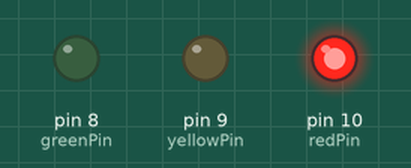
This sketch was run on a simulated Arduino Uno, built with avr-gcc and run on an emulated ATmega328P. On the bench: output pins drawn as LEDs (lit = HIGH).

Above: at 0.5 s.
At 2.0 s:
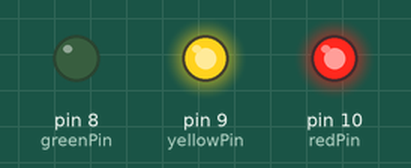
At 3.5 s:
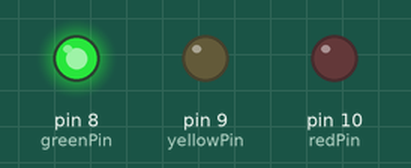
At 5.0 s:
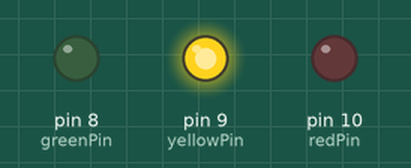
Timing chart, 0 to 7.8 s (numbered marks = the images above):
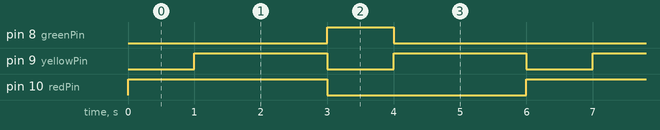

Measured:
- by itself, pin 8 (greenPin): alternates HIGH for 1.0 s and LOW for 5.0 s
- by itself, pin 9 (yellowPin): alternates HIGH for 2.0 s and LOW for 1.0 s
- by itself, pin 10 (redPin): alternates HIGH for 3.0 s and LOW for 3.0 s

The sketch:

projeto3-semaforo.ino
```cpp
// Projeto 3 - Semáforo

int ledDelay = 1000; // espera entre as alterações
int redPin = 10;
int yellowPin = 9;
int greenPin = 8;

void setup() {
  pinMode(redPin, OUTPUT);
  pinMode(yellowPin, OUTPUT);
  pinMode(greenPin, OUTPUT);
}

// executa repetidas vezes
void loop() {

  digitalWrite(redPin, HIGH); // acende a luz vermelha
  delay(ledDelay); // espera 5 segundos

  digitalWrite(yellowPin, HIGH); // acende a luz amarela
  delay(2000); // espera 2 segundos

  digitalWrite(greenPin, HIGH);
  digitalWrite(redPin, LOW);
  digitalWrite(yellowPin, LOW);
  delay(ledDelay);

  digitalWrite(yellowPin, HIGH);
  digitalWrite(greenPin, LOW);
  delay(2000);

  digitalWrite(yellowPin, LOW);

}
```
